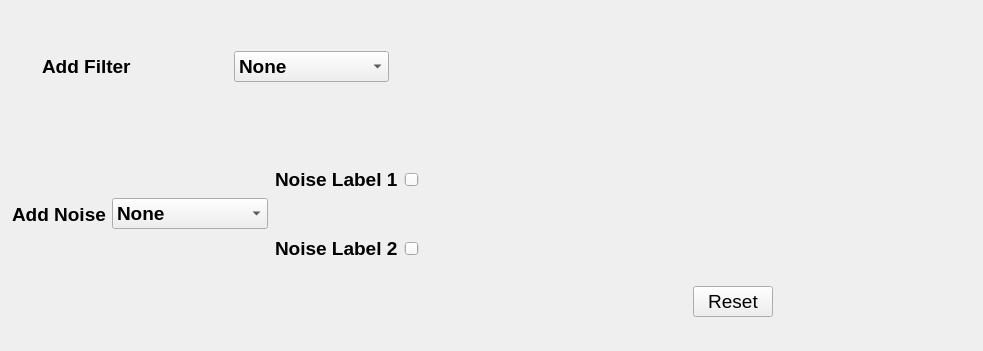
      <widget class="QWidget" name="noise_filter_tab">
       <attribute name="title">
        <string> Noise / Filter </string>
       </attribute>
       <layout class="QGridLayout" name="gridLayout_2">
        <item row="0" column="0">
         <layout class="QHBoxLayout" name="horizontalLayout" stretch="6,1,7">
          <item>
           <layout class="QVBoxLayout" name="verticalLayout">
            <item>
             <spacer name="verticalSpacer">
              <property name="orientation">
               <enum>Qt::Vertical</enum>
              </property>
              <property name="sizeHint" stdset="0">
               <size>
                <width>20</width>
                <height>40</height>
               </size>
              </property>
             </spacer>
            </item>
            <item>
             <layout class="QHBoxLayout" name="horizontalLayout_8" stretch="1,5,1,5,1">
              <item>
               <spacer name="horizontalSpacer_9">
                <property name="orientation">
                 <enum>Qt::Horizontal</enum>
                </property>
                <property name="sizeHint" stdset="0">
                 <size>
                  <width>40</width>
                  <height>20</height>
                 </size>
                </property>
               </spacer>
              </item>
              <item>
               <widget class="QLabel" name="add_filter_label">
                <property name="font">
                 <font>
                  <pointsize>14</pointsize>
                  <weight>75</weight>
                  <bold>true</bold>
                 </font>
                </property>
                <property name="text">
                 <string>Add Filter</string>
                </property>
               </widget>
              </item>
              <item>
               <spacer name="horizontalSpacer_2">
                <property name="orientation">
                 <enum>Qt::Horizontal</enum>
                </property>
                <property name="sizeHint" stdset="0">
                 <size>
                  <width>40</width>
                  <height>20</height>
                 </size>
                </property>
               </spacer>
              </item>
              <item>
               <widget class="QComboBox" name="filter_combobox">
                <property name="font">
                 <font>
                  <pointsize>14</pointsize>
                  <weight>75</weight>
                  <bold>true</bold>
                 </font>
                </property>
                <item>
                 <property name="text">
                  <string>None</string>
                 </property>
                </item>
                <item>
                 <property name="text">
                  <string>Avarage</string>
                 </property>
                </item>
                <item>
                 <property name="text">
                  <string>Gaussian</string>
                 </property>
                </item>
                <item>
                 <property name="text">
                  <string>Median</string>
                 </property>
                </item>
               </widget>
              </item>
              <item>
               <spacer name="horizontalSpacer_10">
                <property name="orientation">
                 <enum>Qt::Horizontal</enum>
                </property>
                <property name="sizeHint" stdset="0">
                 <size>
                  <width>40</width>
                  <height>20</height>
                 </size>
                </property>
               </spacer>
              </item>
             </layout>
            </item>
            <item>
             <spacer name="verticalSpacer_2">
              <property name="orientation">
               <enum>Qt::Vertical</enum>
              </property>
              <property name="sizeHint" stdset="0">
               <size>
                <width>20</width>
                <height>40</height>
               </size>
              </property>
             </spacer>
            </item>
            <item>
             <layout class="QHBoxLayout" name="horizontalLayout_7" stretch="0,3,1,4,0,7,1,0">
              <item>
               <spacer name="horizontalSpacer_7">
                <property name="orientation">
                 <enum>Qt::Horizontal</enum>
                </property>
                <property name="sizeHint" stdset="0">
                 <size>
                  <width>40</width>
                  <height>20</height>
                 </size>
                </property>
               </spacer>
              </item>
              <item>
               <widget class="QLabel" name="add_noise_label">
                <property name="font">
                 <font>
                  <pointsize>14</pointsize>
                  <weight>75</weight>
                  <bold>true</bold>
                 </font>
                </property>
                <property name="text">
                 <string>Add Noise</string>
                </property>
               </widget>
              </item>
              <item>
               <spacer name="horizontalSpacer">
                <property name="orientation">
                 <enum>Qt::Horizontal</enum>
                </property>
                <property name="sizeHint" stdset="0">
                 <size>
                  <width>40</width>
                  <height>20</height>
                 </size>
                </property>
               </spacer>
              </item>
              <item>
               <widget class="QComboBox" name="noise_combobox">
                <property name="font">
                 <font>
                  <pointsize>14</pointsize>
                  <weight>75</weight>
                  <bold>true</bold>
                 </font>
                </property>
                <item>
                 <property name="text">
                  <string>None</string>
                 </property>
                </item>
                <item>
                 <property name="text">
                  <string>Uniform</string>
                 </property>
                </item>
                <item>
                 <property name="text">
                  <string>Gaussian</string>
                 </property>
                </item>
                <item>
                 <property name="text">
                  <string>Salt &amp; Pepper</string>
                 </property>
                </item>
               </widget>
              </item>
              <item>
               <spacer name="horizontalSpacer_8">
                <property name="orientation">
                 <enum>Qt::Horizontal</enum>
                </property>
                <property name="sizeHint" stdset="0">
                 <size>
                  <width>40</width>
                  <height>20</height>
                 </size>
                </property>
               </spacer>
              </item>
              <item>
               <layout class="QVBoxLayout" name="verticalLayout_2">
                <item>
                 <spacer name="verticalSpacer_7">
                  <property name="orientation">
                   <enum>Qt::Vertical</enum>
                  </property>
                  <property name="sizeHint" stdset="0">
                   <size>
                    <width>20</width>
                    <height>40</height>
                   </size>
                  </property>
                 </spacer>
                </item>
                <item>
                 <layout class="QHBoxLayout" name="add_noise_layout_1">
                  <item>
                   <widget class="QLabel" name="noise_label_1">
                    <property name="font">
                     <font>
                      <pointsize>14</pointsize>
                      <weight>75</weight>
                      <bold>true</bold>
                     </font>
                    </property>
                    <property name="text">
                     <string>Noise Label 1</string>
                    </property>
                   </widget>
                  </item>
                  <item>
                   <spacer name="horizontalSpacer_11">
                    <property name="orientation">
                     <enum>Qt::Horizontal</enum>
                    </property>
                    <property name="sizeHint" stdset="0">
                     <size>
                      <width>40</width>
                      <height>20</height>
                     </size>
                    </property>
                   </spacer>
                  </item>
                  <item>
                   <widget class="QSlider" name="noise_slider_1">
                    <property name="orientation">
                     <enum>Qt::Horizontal</enum>
                    </property>
                   </widget>
                  </item>
                  <item>
                   <spacer name="horizontalSpacer_12">
                    <property name="orientation">
                     <enum>Qt::Horizontal</enum>
                    </property>
                    <property name="sizeHint" stdset="0">
                     <size>
                      <width>40</width>
                      <height>20</height>
                     </size>
                    </property>
                   </spacer>
                  </item>
                 </layout>
                </item>
                <item>
                 <spacer name="verticalSpacer_8">
                  <property name="orientation">
                   <enum>Qt::Vertical</enum>
                  </property>
                  <property name="sizeHint" stdset="0">
                   <size>
                    <width>20</width>
                    <height>40</height>
                   </size>
                  </property>
                 </spacer>
                </item>
                <item>
                 <layout class="QHBoxLayout" name="add_noise_layout_2">
                  <item>
                   <widget class="QLabel" name="noise_label_2">
                    <property name="font">
                     <font>
                      <pointsize>14</pointsize>
                      <weight>75</weight>
                      <bold>true</bold>
                     </font>
                    </property>
                    <property name="text">
                     <string>Noise Label 2</string>
                    </property>
                   </widget>
                  </item>
                  <item>
                   <spacer name="horizontalSpacer_13">
                    <property name="orientation">
                     <enum>Qt::Horizontal</enum>
                    </property>
                    <property name="sizeHint" stdset="0">
                     <size>
                      <width>40</width>
                      <height>20</height>
                     </size>
                    </property>
                   </spacer>
                  </item>
                  <item>
                   <widget class="QSlider" name="noise_slider_2">
                    <property name="orientation">
                     <enum>Qt::Horizontal</enum>
                    </property>
                   </widget>
                  </item>
                  <item>
                   <spacer name="horizontalSpacer_14">
                    <property name="orientation">
                     <enum>Qt::Horizontal</enum>
                    </property>
                    <property name="sizeHint" stdset="0">
                     <size>
                      <width>40</width>
                      <height>20</height>
                     </size>
                    </property>
                   </spacer>
                  </item>
                 </layout>
                </item>
                <item>
                 <spacer name="verticalSpacer_9">
                  <property name="orientation">
                   <enum>Qt::Vertical</enum>
                  </property>
                  <property name="sizeHint" stdset="0">
                   <size>
                    <width>20</width>
                    <height>40</height>
                   </size>
                  </property>
                 </spacer>
                </item>
               </layout>
              </item>
              <item>
               <spacer name="horizontalSpacer_17">
                <property name="orientation">
                 <enum>Qt::Horizontal</enum>
                </property>
                <property name="sizeHint" stdset="0">
                 <size>
                  <width>40</width>
                  <height>20</height>
                 </size>
                </property>
               </spacer>
              </item>
              <item>
               <spacer name="horizontalSpacer_3">
                <property name="orientation">
                 <enum>Qt::Horizontal</enum>
                </property>
                <property name="sizeHint" stdset="0">
                 <size>
                  <width>40</width>
                  <height>20</height>
                 </size>
                </property>
               </spacer>
              </item>
             </layout>
            </item>
            <item>
             <spacer name="verticalSpacer_3">
              <property name="orientation">
               <enum>Qt::Vertical</enum>
              </property>
              <property name="sizeHint" stdset="0">
               <size>
                <width>20</width>
                <height>40</height>
               </size>
              </property>
             </spacer>
            </item>
           </layout>
          </item>
          <item>
           <spacer name="horizontalSpacer_4">
            <property name="orientation">
             <enum>Qt::Horizontal</enum>
            </property>
            <property name="sizeHint" stdset="0">
             <size>
              <width>40</width>
              <height>20</height>
             </size>
            </property>
           </spacer>
          </item>
          <item>
           <layout class="QVBoxLayout" name="verticalLayout_6" stretch="1,10,1,1,1">
            <item>
             <spacer name="verticalSpacer_13">
              <property name="orientation">
               <enum>Qt::Vertical</enum>
              </property>
              <property name="sizeHint" stdset="0">
               <size>
                <width>20</width>
                <height>40</height>
               </size>
              </property>
             </spacer>
            </item>
            <item>
             <layout class="QHBoxLayout" name="horizontalLayout_9"/>
            </item>
            <item>
             <spacer name="verticalSpacer_14">
              <property name="orientation">
               <enum>Qt::Vertical</enum>
              </property>
              <property name="sizeHint" stdset="0">
               <size>
                <width>20</width>
                <height>40</height>
               </size>
              </property>
             </spacer>
            </item>
            <item>
             <layout class="QHBoxLayout" name="horizontalLayout_10">
              <item>
               <spacer name="horizontalSpacer_21">
                <property name="orientation">
                 <enum>Qt::Horizontal</enum>
                </property>
                <property name="sizeHint" stdset="0">
                 <size>
                  <width>40</width>
                  <height>20</height>
                 </size>
                </property>
               </spacer>
              </item>
              <item>
               <widget class="QPushButton" name="reset_button">
                <property name="font">
                 <font>
                  <pointsize>14</pointsize>
                 </font>
                </property>
                <property name="text">
                 <string>Reset</string>
                </property>
               </widget>
              </item>
              <item>
               <spacer name="horizontalSpacer_22">
                <property name="orientation">
                 <enum>Qt::Horizontal</enum>
                </property>
                <property name="sizeHint" stdset="0">
                 <size>
                  <width>40</width>
                  <height>20</height>
                 </size>
                </property>
               </spacer>
              </item>
             </layout>
            </item>
            <item>
             <spacer name="verticalSpacer_15">
              <property name="orientation">
               <enum>Qt::Vertical</enum>
              </property>
              <property name="sizeHint" stdset="0">
               <size>
                <width>20</width>
                <height>40</height>
               </size>
              </property>
             </spacer>
            </item>
           </layout>
          </item>
         </layout>
        </item>
       </layout>
      </widget>
